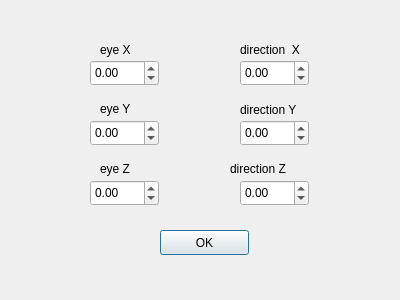
<?xml version="1.0" encoding="UTF-8"?>
<ui version="4.0">
 <class>DialogBoxViewPosition</class>
 <widget class="QDialog" name="DialogBoxViewPosition">
  <property name="geometry">
   <rect>
    <x>0</x>
    <y>0</y>
    <width>400</width>
    <height>300</height>
   </rect>
  </property>
  <property name="windowTitle">
   <string>View Position</string>
  </property>
  <widget class="QLabel" name="label">
   <property name="geometry">
    <rect>
     <x>100</x>
     <y>40</y>
     <width>51</width>
     <height>20</height>
    </rect>
   </property>
   <property name="text">
    <string>eye X</string>
   </property>
  </widget>
  <widget class="QDoubleSpinBox" name="doubleSpinBoxDirectionX">
   <property name="geometry">
    <rect>
     <x>240</x>
     <y>60</y>
     <width>69</width>
     <height>26</height>
    </rect>
   </property>
   <property name="minimum">
    <double>-99.989999999999995</double>
   </property>
  </widget>
  <widget class="QDoubleSpinBox" name="doubleSpinBoxDirectionY">
   <property name="geometry">
    <rect>
     <x>240</x>
     <y>120</y>
     <width>69</width>
     <height>26</height>
    </rect>
   </property>
   <property name="minimum">
    <double>-99.989999999999995</double>
   </property>
  </widget>
  <widget class="QLabel" name="label_4">
   <property name="geometry">
    <rect>
     <x>240</x>
     <y>40</y>
     <width>81</width>
     <height>20</height>
    </rect>
   </property>
   <property name="text">
    <string>direction  X</string>
   </property>
  </widget>
  <widget class="QDoubleSpinBox" name="doubleSpinBoxEyeY">
   <property name="geometry">
    <rect>
     <x>90</x>
     <y>120</y>
     <width>69</width>
     <height>26</height>
    </rect>
   </property>
   <property name="minimum">
    <double>-99.989999999999995</double>
   </property>
  </widget>
  <widget class="QDoubleSpinBox" name="doubleSpinBoxDirectionZ">
   <property name="geometry">
    <rect>
     <x>240</x>
     <y>180</y>
     <width>69</width>
     <height>26</height>
    </rect>
   </property>
   <property name="minimum">
    <double>-99.989999999999995</double>
   </property>
  </widget>
  <widget class="QDoubleSpinBox" name="doubleSpinBoxEyeZ">
   <property name="geometry">
    <rect>
     <x>90</x>
     <y>180</y>
     <width>69</width>
     <height>26</height>
    </rect>
   </property>
   <property name="minimum">
    <double>-99.989999999999995</double>
   </property>
  </widget>
  <widget class="QPushButton" name="pushButtonViewFrom">
   <property name="geometry">
    <rect>
     <x>160</x>
     <y>230</y>
     <width>89</width>
     <height>25</height>
    </rect>
   </property>
   <property name="text">
    <string>OK</string>
   </property>
  </widget>
  <widget class="QLabel" name="label_3">
   <property name="geometry">
    <rect>
     <x>100</x>
     <y>160</y>
     <width>51</width>
     <height>17</height>
    </rect>
   </property>
   <property name="text">
    <string>eye Z</string>
   </property>
  </widget>
  <widget class="QLabel" name="label_5">
   <property name="geometry">
    <rect>
     <x>240</x>
     <y>100</y>
     <width>81</width>
     <height>20</height>
    </rect>
   </property>
   <property name="text">
    <string>direction Y</string>
   </property>
  </widget>
  <widget class="QLabel" name="label_6">
   <property name="geometry">
    <rect>
     <x>230</x>
     <y>160</y>
     <width>81</width>
     <height>17</height>
    </rect>
   </property>
   <property name="text">
    <string>direction Z</string>
   </property>
  </widget>
  <widget class="QLabel" name="label_2">
   <property name="geometry">
    <rect>
     <x>100</x>
     <y>100</y>
     <width>41</width>
     <height>17</height>
    </rect>
   </property>
   <property name="text">
    <string>eye Y</string>
   </property>
  </widget>
  <widget class="QDoubleSpinBox" name="doubleSpinBoxEyeX">
   <property name="geometry">
    <rect>
     <x>90</x>
     <y>60</y>
     <width>69</width>
     <height>26</height>
    </rect>
   </property>
   <property name="minimumSize">
    <size>
     <width>69</width>
     <height>26</height>
    </size>
   </property>
   <property name="minimum">
    <double>-99.989999999999995</double>
   </property>
  </widget>
 </widget>
 <resources/>
 <connections/>
</ui>
